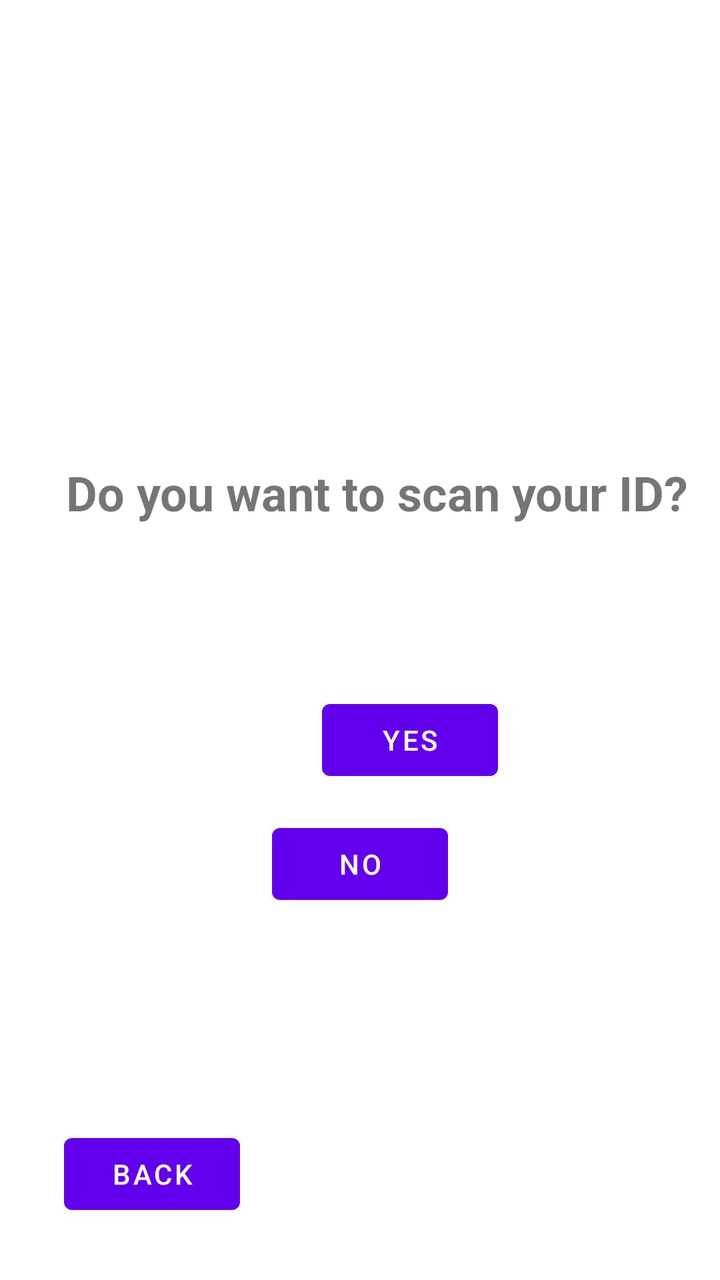
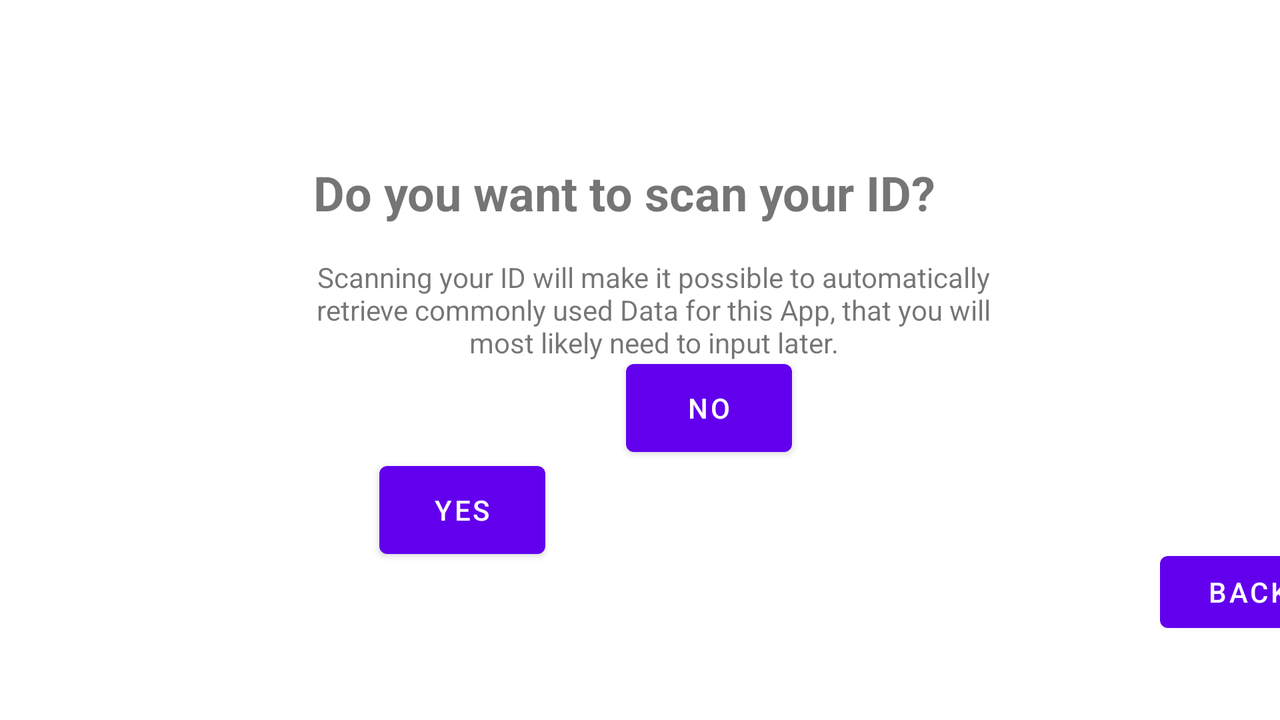

Two renders of one Android screen. The first uses the default layout on a phone; the second uses the alternative layout the repository ships for a different screen configuration, on a matching device. The two XML files are below.
<!-- AndroidManifest.xml: application theme Theme.EVamEg -->
<!-- res/layout/frag_setup2.xml -->
<?xml version="1.0" encoding="utf-8"?>
<androidx.constraintlayout.widget.ConstraintLayout xmlns:android="http://schemas.android.com/apk/res/android"
    xmlns:app="http://schemas.android.com/apk/res-auto"
    xmlns:tools="http://schemas.android.com/tools"
    android:layout_width="match_parent"
    android:layout_height="match_parent"
    tools:layout_editor_absoluteX="0dp"
    tools:layout_editor_absoluteY="0dp">

    <TextView
        android:id="@+id/textView"
        android:layout_width="wrap_content"
        android:layout_height="wrap_content"
        android:layout_marginStart="58dp"
        android:layout_marginTop="230dp"
        android:layout_marginEnd="41dp"
        android:text="@string/ask_scan"
        android:textSize="24sp"
        android:textStyle="bold"
        app:layout_constraintEnd_toEndOf="parent"
        app:layout_constraintStart_toStartOf="parent"
        app:layout_constraintTop_toTopOf="parent" />

    <Button
        android:id="@+id/welcome_button_2_back"
        android:layout_width="wrap_content"
        android:layout_height="wrap_content"
        android:layout_marginStart="32dp"
        android:layout_marginBottom="29dp"
        android:text="@string/back_button"
        app:layout_constraintBottom_toBottomOf="parent"
        app:layout_constraintStart_toStartOf="parent" />

    <Button
        android:id="@+id/welcome_button_4_yes"
        android:layout_width="wrap_content"
        android:layout_height="wrap_content"
        android:layout_marginStart="161dp"
        android:layout_marginBottom="14dp"
        android:text="@string/yes"
        app:layout_constraintBottom_toTopOf="@+id/welcome_button_3_no"
        app:layout_constraintStart_toStartOf="parent" />

    <Button
        android:id="@+id/welcome_button_3_no"
        android:layout_width="wrap_content"
        android:layout_height="wrap_content"
        android:layout_marginStart="162dp"
        android:layout_marginEnd="162dp"
        android:layout_marginBottom="184dp"
        android:text="@string/no"
        app:layout_constraintBottom_toBottomOf="parent"
        app:layout_constraintEnd_toEndOf="parent"
        app:layout_constraintStart_toStartOf="parent" />

    <TextView
        android:id="@+id/textView2"
        android:layout_width="276dp"
        android:layout_height="66dp"
        android:layout_marginStart="78dp"
        android:layout_marginTop="52dp"
        android:layout_marginEnd="57dp"
        android:layout_marginBottom="56dp"
        android:background="@drawable/text_background"
        android:text="@string/info_scan"
        android:textAlignment="center"
        app:layout_constraintBottom_toTopOf="@+id/welcome_button_4_yes"
        app:layout_constraintEnd_toEndOf="parent"
        app:layout_constraintHorizontal_bias="0.0"
        app:layout_constraintStart_toStartOf="parent"
        app:layout_constraintTop_toBottomOf="@+id/textView"
        app:layout_constraintVertical_bias="1.0" />

</androidx.constraintlayout.widget.ConstraintLayout>
<!-- resources referenced by this layout -->
<resources>
  <!-- drawable text_background (drawable) -->
  <?xml version="1.0" encoding="utf-8"?>
  <selector xmlns:android="http://schemas.android.com/apk/res/android">
      <shape xmlns:android="http://schemas.android.com/apk/res/android" android:shape="rectangle" >
          <solid android:color="@color/teal_700" />
          <stroke android:width="1dip" android:color="#4fa5d5"/>
      </shape>
  
  </selector>
  <string name="ask_scan">Do you want to scan your ID?</string>
  <string name="back_button">Back</string>
  <string name="info_scan">Scanning your ID will make it possible to automatically retrieve commonly used Data for this App, that you will most likely need to input later.</string>
  <string name="no">No</string>
  <string name="yes">Yes</string>
  <style name="Theme.EVamEg" parent="Theme.MaterialComponents.DayNight.DarkActionBar">
          
          <item name="colorPrimary">@color/purple_500</item>
          <item name="colorPrimaryVariant">@color/purple_700</item>
          <item name="colorOnPrimary">@color/white</item>
          
          <item name="colorSecondary">@color/teal_200</item>
          <item name="colorSecondaryVariant">@color/teal_700</item>
          <item name="colorOnSecondary">@color/black</item>
          
          <item name="android:statusBarColor">?attr/colorPrimaryVariant</item>
          
      </style>
</resources>
<!-- res/layout-land/frag_setup2.xml (the repository's variant of the layout above) -->
<!-- drawn on the phone turned sideways -->
<?xml version="1.0" encoding="utf-8"?>
<androidx.constraintlayout.widget.ConstraintLayout xmlns:android="http://schemas.android.com/apk/res/android"
    xmlns:app="http://schemas.android.com/apk/res-auto"
    xmlns:tools="http://schemas.android.com/tools"
    android:layout_width="match_parent"
    android:layout_height="match_parent"
    tools:layout_editor_absoluteX="0dp"
    tools:layout_editor_absoluteY="0dp">

    <TextView
        android:id="@+id/textView"
        android:layout_width="344dp"
        android:layout_height="49dp"
        android:layout_marginStart="58dp"
        android:layout_marginTop="80dp"
        android:layout_marginEnd="41dp"
        android:text="@string/ask_scan"
        android:textSize="24sp"
        android:textStyle="bold"
        app:layout_constraintEnd_toEndOf="parent"
        app:layout_constraintStart_toStartOf="parent"
        app:layout_constraintTop_toTopOf="parent" />

    <Button
        android:id="@+id/welcome_button_2_back"
        android:layout_width="wrap_content"
        android:layout_height="wrap_content"
        android:layout_marginStart="580dp"
        android:layout_marginBottom="40dp"
        android:text="@string/back_button"
        app:layout_constraintBottom_toBottomOf="parent"
        app:layout_constraintStart_toStartOf="parent" />

    <Button
        android:id="@+id/welcome_button_4_yes"
        android:layout_width="83dp"
        android:layout_height="56dp"
        android:layout_marginTop="27dp"
        android:text="@string/yes"
        app:layout_constraintEnd_toStartOf="@+id/welcome_button_3_no"
        app:layout_constraintHorizontal_bias="0.825"
        app:layout_constraintStart_toStartOf="parent"
        app:layout_constraintTop_toBottomOf="@+id/textView2" />

    <Button
        android:id="@+id/welcome_button_3_no"
        android:layout_width="83dp"
        android:layout_height="56dp"
        android:layout_marginEnd="244dp"
        android:layout_marginBottom="128dp"
        android:text="@string/no"
        app:layout_constraintBottom_toBottomOf="parent"
        app:layout_constraintEnd_toEndOf="parent" />

    <TextView
        android:id="@+id/textView2"
        android:layout_width="343dp"
        android:layout_height="71dp"
        android:background="@drawable/text_background"
        android:text="@string/info_scan"
        android:textAlignment="center"
        app:layout_constraintEnd_toEndOf="parent"
        app:layout_constraintHorizontal_bias="0.523"
        app:layout_constraintStart_toStartOf="parent"
        app:layout_constraintTop_toBottomOf="@+id/textView" />

</androidx.constraintlayout.widget.ConstraintLayout>
